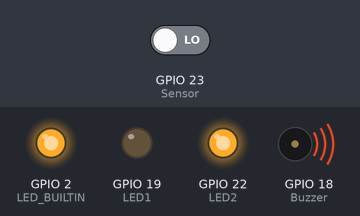
Simulated run of this sketch. Board: ESP32. Shown: output pins drawn as LEDs (lit = HIGH), buzzer (waves = sounding, pin HIGH). The test bench sets the inputs (shaded band); at power-on: GPIO 23 (Sensor) LOW. WiFi joins after 1.5 s; servers stay silent unless stated; uploads are accepted with an empty reply; what the sketch prints to the serial monitor is not drawn.

Above: at 2.7 s.
2.8 s: GPIO 23 (Sensor) driven HIGH
At 4.6 s:
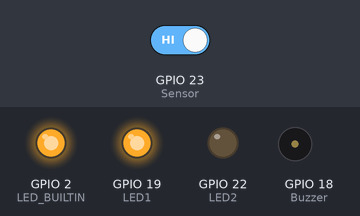
5.4 s: GPIO 23 (Sensor) driven LOW
At 7.3 s:
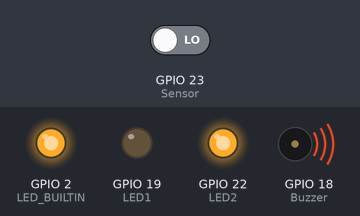
Timing chart, 0 to 8.8 s (numbered marks = the images above; inputs shaded):
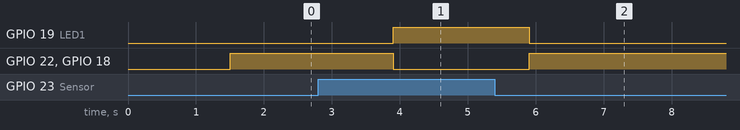

Measured:
- after the input at 2.8 s, GPIO 19 (LED1): LOW → HIGH after 1.1 s; GPIO 22 (LED2), GPIO 18 (Buzzer): HIGH → LOW after 1.1 s
- after the input at 5.4 s, GPIO 19 (LED1): HIGH → LOW after 0.50 s; GPIO 22 (LED2), GPIO 18 (Buzzer): LOW → HIGH after 0.50 s

The sketch:

firedetection.ino
```cpp
#include <WiFi.h>
#include <HTTPClient.h>

// Replace with your WiFi credentials
const char* ssid = "your ssid";
const char* password = "your password";

// Pin definitions
#define LED1 19
#define LED2 22
#define Buzzer 18
#define Sensor 23
#define LED_BUILTIN 2 // GPIO2 is usually connected to the built-in blue LED

// Replace with your Integromat (Make) Webhook URL
const char* webhookURL = "https://hook.eu2.make.com/Your URl";

void setup() {
  Serial.begin(9600);

  // Set pin modes
  pinMode(LED1, OUTPUT);
  pinMode(LED2, OUTPUT);
  pinMode(Buzzer, OUTPUT);
  pinMode(Sensor, INPUT);
  pinMode(LED_BUILTIN, OUTPUT);

  // Connect to WiFi
  WiFi.begin(ssid, password);
  while (WiFi.status() != WL_CONNECTED) {
    delay(500);
    Serial.print(".");
  }
  Serial.println("\nWiFi connected");
  digitalWrite(LED_BUILTIN, HIGH); // Turn on built-in LED

  // Ensure LED1 is always on at the start
  digitalWrite(LED1, HIGH);
  digitalWrite(LED2, LOW);
  digitalWrite(Buzzer, LOW);
}

void sendNotification() {
  if (WiFi.status() == WL_CONNECTED) {
    HTTPClient http;
    http.begin(webhookURL);
    http.addHeader("Content-Type", "application/json");

    // JSON payload to send to Integromat
    String jsonPayload = "{\"message\":\"Fire detected\", \"status\":\"ALERT\"}";
    int httpResponseCode = http.POST(jsonPayload);

    if (httpResponseCode > 0) {
      Serial.printf("Webhook POST sent, code: %d\n", httpResponseCode);
    } else {
      Serial.printf("Error sending POST: %s\n", http.errorToString(httpResponseCode).c_str());
    }

    http.end();
  } else {
    Serial.println("Error in WiFi connection");
  }
}

void loop() {
  int sensor = digitalRead(Sensor);

  if (sensor == 1) {
    // No fire detected
    digitalWrite(LED1, HIGH);  // LED1 on
    digitalWrite(LED2, LOW);   // LED2 off
    digitalWrite(Buzzer, LOW); // Buzzer off
  } else if (sensor == 0) {
    // Fire detected
    Serial.println("WARNING! A fire was detected");
    digitalWrite(LED1, LOW);   // LED1 off
    digitalWrite(LED2, HIGH);  // LED2 on
    digitalWrite(Buzzer, HIGH);// Buzzer on
    sendNotification();        // Notify Integromat
  }

  delay(1000); // Check sensor every 1 second
}
```
